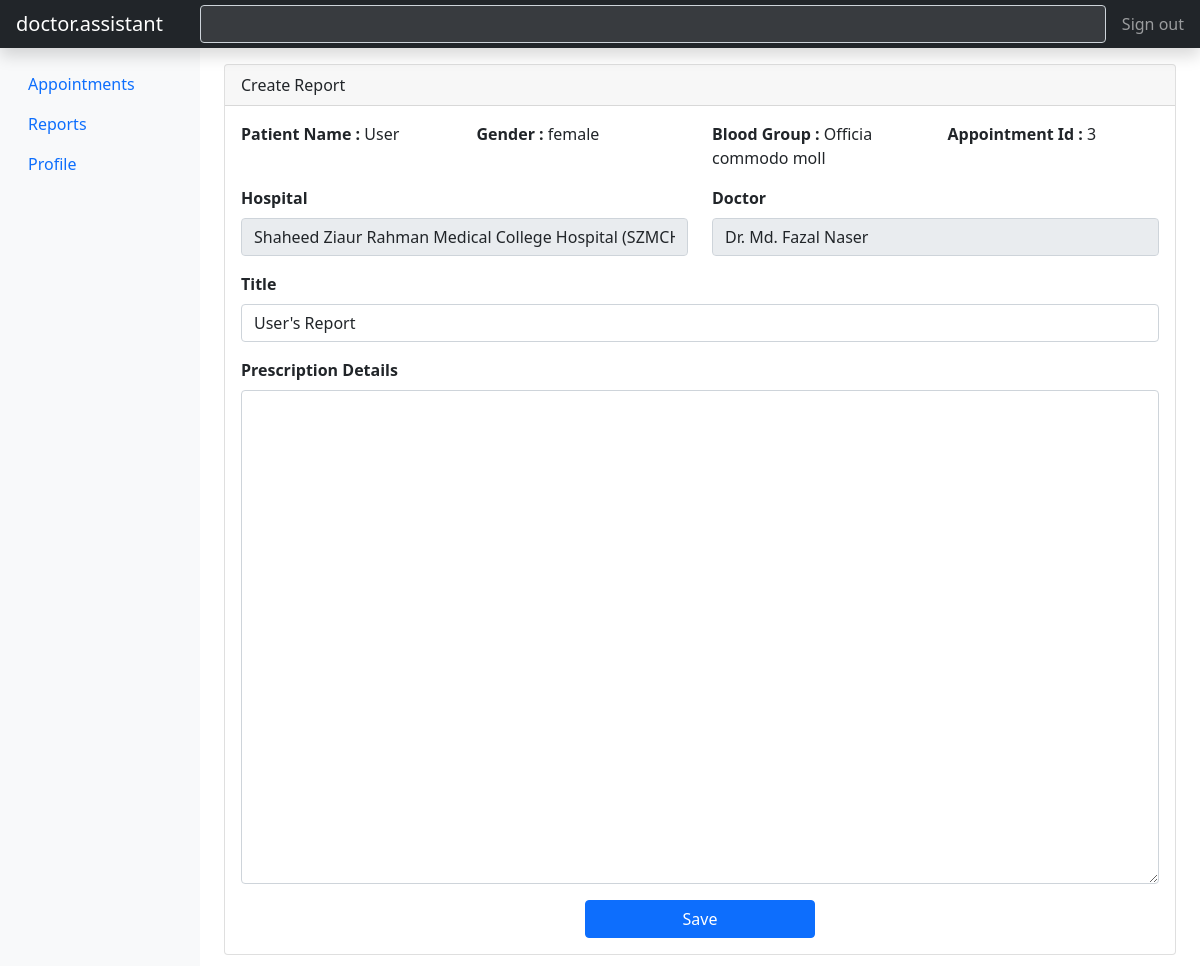
The page /doctor/add_report.php?aid=3 (signed in) on the database as committed earlier.
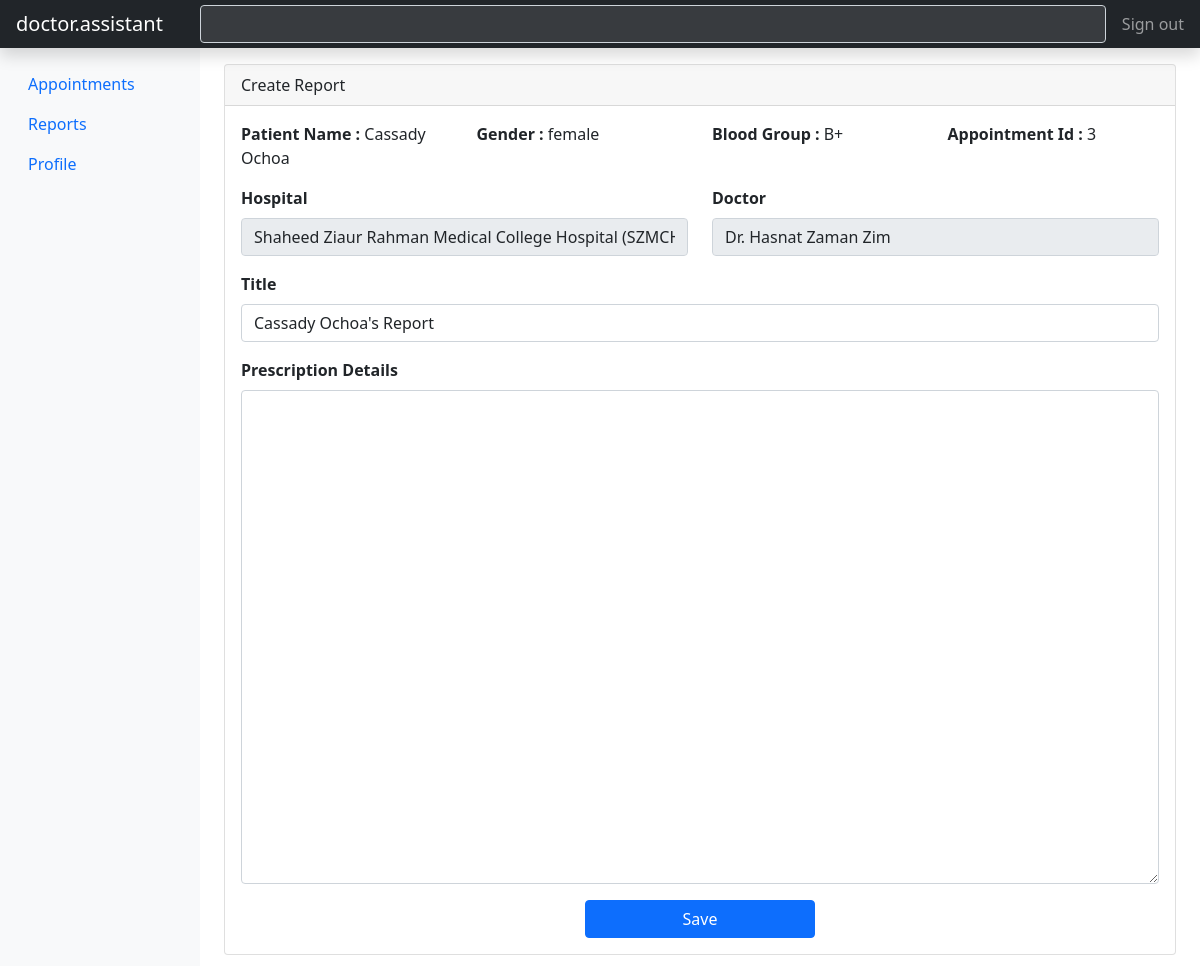
The same page on the database as committed later.
### tables this page shows
CREATE TABLE `appointment` (
  `id` int(11) NOT NULL,
  `doc_id` int(11) NOT NULL,
  `user_id` int(11) NOT NULL,
  `hospital_id` int(11) NOT NULL,
  `name` varchar(100) DEFAULT NULL,
  `self` tinyint(4) NOT NULL,
  `symptom` text NOT NULL,
  `gender` tinyint(4) NOT NULL,
  `blood_group` varchar(20) DEFAULT NULL,
  `address` mediumtext DEFAULT NULL,
  `appoint_date` datetime NOT NULL,
  `status` tinyint(4) NOT NULL DEFAULT 1,
  `created_at` datetime NOT NULL
);

CREATE TABLE `user` (
  `id` int(11) NOT NULL,
  `name` varchar(50) NOT NULL,
  `email` varchar(50) DEFAULT NULL,
  `phone` varchar(15) NOT NULL,
  `password` varchar(100) NOT NULL,
  `group_id` int(11) NOT NULL,
  `status` tinyint(4) NOT NULL DEFAULT 1,
  `created_at` datetime NOT NULL
);

CREATE TABLE `hospital` (
  `id` int(11) NOT NULL,
  `name` varchar(200) NOT NULL,
  `district` varchar(50) NOT NULL,
  `status` tinyint(4) NOT NULL DEFAULT 1,
  `created_at` datetime NOT NULL
);

### config/functions.php (called while the page is built, shortened)
<?php
require_once __DIR__ . '/config.php';
$con = new mysqli(DB_HOSTNAME, DB_USERNAME, DB_PASSWORD, DB_DATABASE) or die("DB Error Occurred . $con->connect_error");
$getSingleData = static function ($sql) use ($con) {
	return $con->query($sql)->fetch_assoc();
};

### config/config.php (called while the page is built, shortened)
<?php
$gender = [0 => "female", 1 => "male"];

### doctor/add_report.php (the view, shortened to what this page needs)
<?php
require_once dirname(__DIR__) . '/includes/header.php';
$id = $_GET['aid']??null;
$sql = "SELECT doc.name as doctor, d.id as doc_id, h.name AS hospital, a.symptom, a.gender, a.blood_group, IF(self, u.name, a.name) as name, u.email, u.phone, a.appoint_date FROM `appointment` as a JOIN user as u ON a.user_id = u.id JOIN hospital as h ON h.id = a.hospital_id JOIN doctor as d ON d.id = a.doc_id JOIN user as doc ON doc.id = d.user_id WHERE a.id = $id";
$data = $getSingleData($sql);
?>
<?php require_once('includes/header.php') ?>
<div class="container-fluid">
    <div class="row">
		<?php require_once('includes/navigation.php') ?>
        <main class="col-md-9 ms-sm-auto col-lg-10 px-md-4">
            <div class="pt-3 pb-2 mb-3">
                <div class="card">
                    <div class="card-header">
                        Create Report
                    </div>
                    <div class="card-body">
                        <div class="row mb-3">
                            <div class="col-md-3"><b>Patient Name : </b><?= $data['name'] ?></div>
                            <div class="col-md-3"><b>Gender : </b><?= $gender[$data['gender']] ?></div>
                            <div class="col-md-3"><b>Blood Group : </b><?= $data['blood_group'] ?></div>
                            <div class="col-md-3"><b>Appointment Id : </b><?= $id ?></div>
                        </div>
                        <div class="row">
                            <div class="col-md-6">
                                <div class="mb-3">
                                    <label class="form-label fw-bold">Hospital</label>
                                    <input type="text" class="form-control" value="<?= $data['hospital'] ?>"
                                           disabled>
                                </div>
                            </div>
                            <div class="col-md-6">
                                <div class="mb-3">
                                    <label class="form-label fw-bold">Doctor</label>
                                    <input type="text" class="form-control" value="<?= $data['doctor'] ?>"
                                           disabled>
                                </div>
                            </div>
                        </div>
                        <form action="post/report_post.php?action=add" method="post">
                            <div class="row">
                                <div class="col-md-12">
                                    <div class="mb-3">
                                        <label for="" class="form-label fw-bold">Title</label>
                                        <input type="text" name="title" class="form-control" required
                                               value="<?= "{$data['name']}'s Report" ?>">
                                    </div>
                                </div>
                                <div class="col-md-12">
                                    <div class="mb-3">
                                        <label for="" class="form-label fw-bold">Prescription Details</label>
                                        <textarea class="form-control editor" name="prescription" cols="30"
                                                  rows="20"></textarea>
                                    </div>
                                </div>
                                <div class="col-md-12 text-center">
                                    <button type="submit" value="update_profile" class="btn btn-primary w-25">Save
                                    </button>
                                </div>
                            </div>
                        </form>
                    </div>
                </div>
            </div>
        </main>
    </div>
</div>
<?php require_once dirname(__DIR__) . '/includes/footer.php'; ?>

Rows that differ between the two databases and show on the page:
changed appointment "female": blood_group "Officia commodo moll" → "B+"; name "Dr. Md. Fazal Naser" → "Dr. Hasnat Zaman Zim"
Other text that changed with them:
$data['name']: "User" → "Cassady Ochoa"
form field title: "User's Report" → "Cassady Ochoa's Report"
